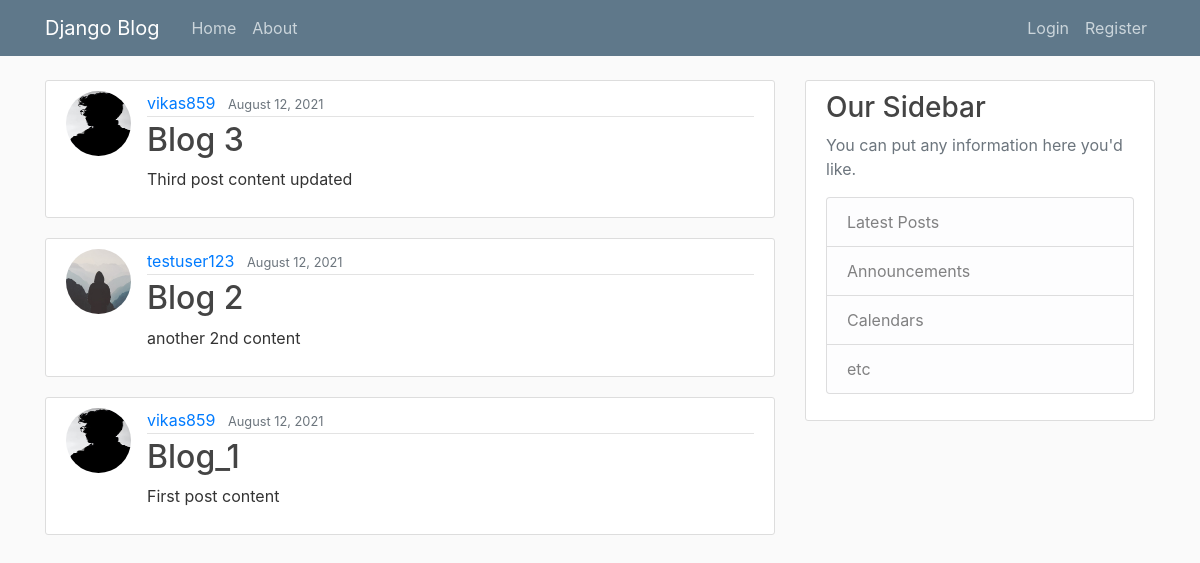
The app's page /, older data.
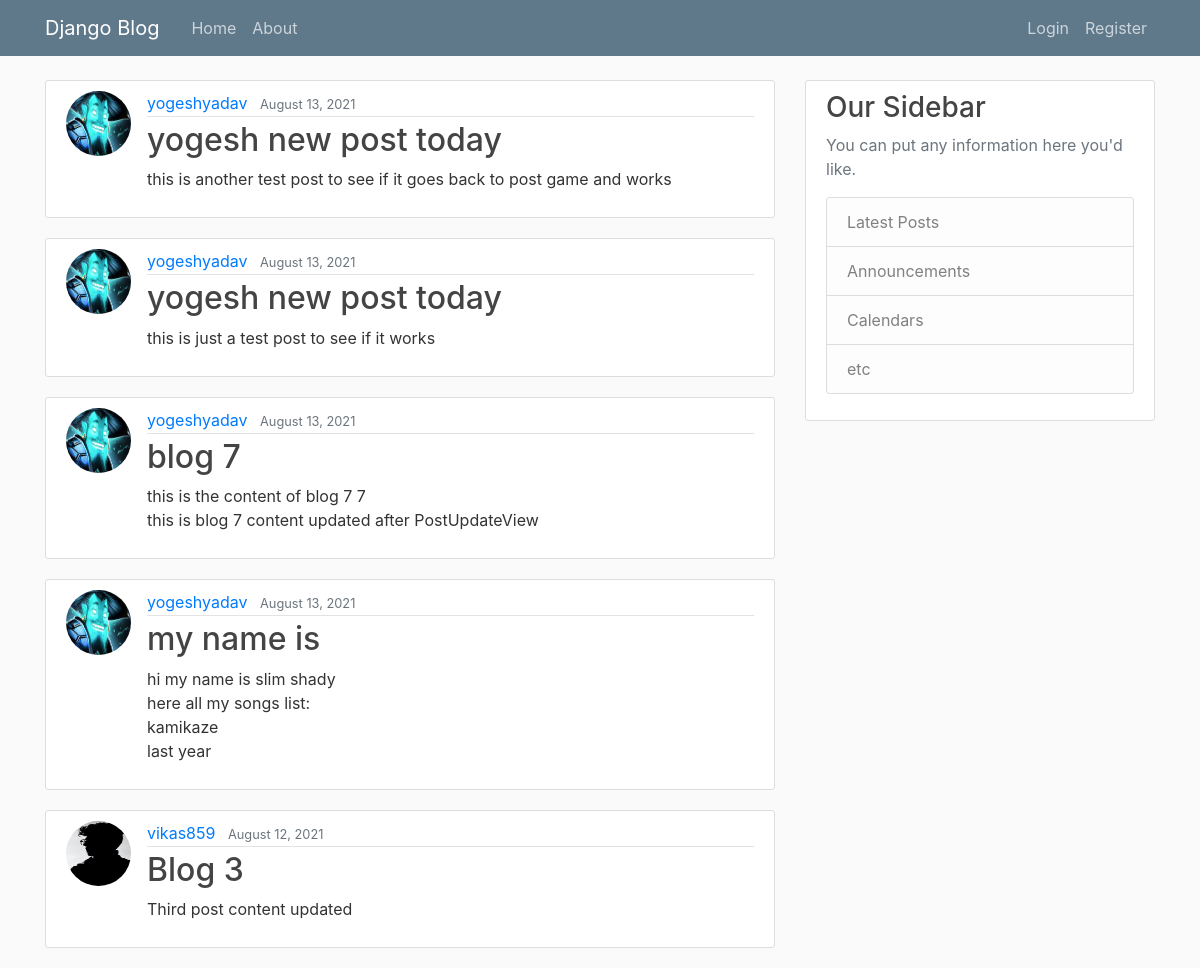
The same page, newer data.
### blog/models.py (models this page shows, shortened)
class Post(models.Model):
    title = models.CharField(max_length=100)
    content = models.TextField()
    date_posted = models.DateTimeField(default=timezone.now)
    author = models.ForeignKey(User,on_delete=models.CASCADE)

### users/models.py (models this page shows, shortened)
class Profile(models.Model):
    user = models.OneToOneField(User,on_delete=models.CASCADE)
    image = models.ImageField(default='default.jpg',upload_to='profile_pics')

### blog/views.py (the view)
# urls.py: path('',PostListView.as_view(),name='blog-home'), #url will be<app>/<model>_<viewtype(eg. listview)>.html
class PostListView(ListView):
    model = Post
    template_name = 'blog/home.html' #app/model_viewtype.html
    context_object_name = 'posts' # calling each posts as views
    ordering = ['-date_posted']  # order of post -date_posted will be descending and date_posted will be ascending('-'sign)
    paginate_by = 5 # adding paginator object for pagination 5 post per page

### blog/templates/blog/home.html
{% extends "blog/base.html" %}
{% block content %}
    {% for post in posts %}
        <article class="media content-section">
          <img class="rounded-circle article-img" src="{{ post.author.profile.image.url }}">
          <div class="media-body">
            <div class="article-metadata">
              <a class="mr-2" href="#">{{ post.author }}</a>
              <small class="text-muted">{{ post.date_posted | date:"F d, Y" }}</small>
            </div>
            <h2><a class="article-title" href="{% url 'post-detail' post.id %}">{{ post.title }}</a></h2>
            <p class="article-content">{{ post.content }}</p>
          </div>
        </article>
    {% endfor %}
{% endblock content %}

Row changes from the older to the newer data that the page shows:
no longer on this page (row unchanged): Post: author.profile.image (placeholder picture), author "testuser123", date_posted "August 12, 2021", title "Blog 2", content "another 2nd content"
no longer on this page (row unchanged): Post: author.profile.image (picture), author "vikas859", date_posted "August 12, 2021", title "Blog_1", content "First post content"
added Post: author.profile.image (picture), author "yogeshyadav", date_posted "August 13, 2021", title "yogesh new post today", content "this is another test post to see if it goes back to post game and works"
added Post: author.profile.image (picture), author "yogeshyadav", date_posted "August 13, 2021", title "yogesh new post today", content "this is just a test post to see if it works"
added Post: author.profile.image (picture), author "yogeshyadav", date_posted "August 13, 2021", title "blog 7", content "this is the content of blog 7 7 this is blog 7 content updated after PostUpdateView"
added Post: author.profile.image (picture), author "yogeshyadav", date_posted "August 13, 2021", title "my name is", content "hi my name is slim shady here all my songs list: kamikaze last year"
